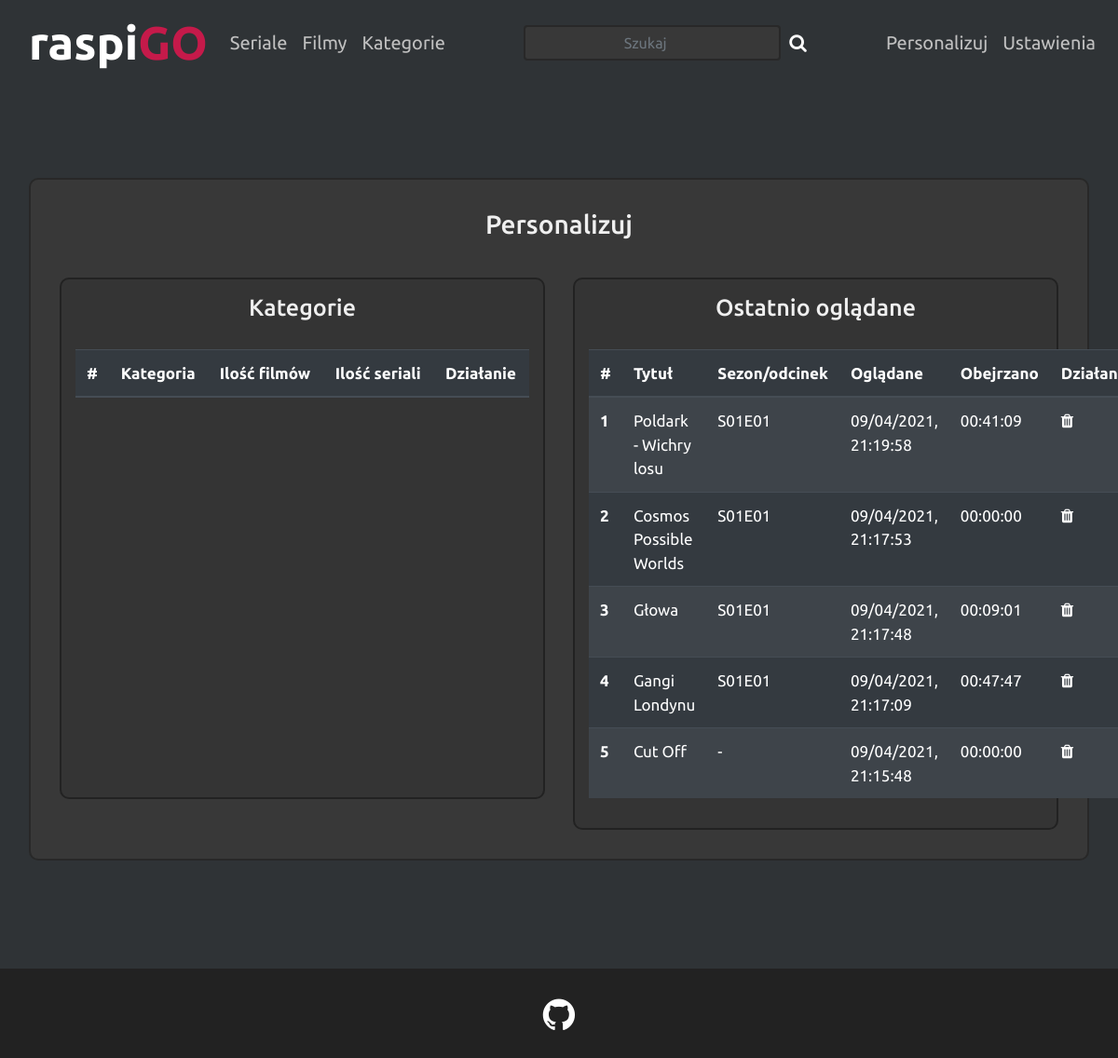
The page /personalization on the database its author committed.
### app/models.py (models this page shows)
class Series(db.Model):
	__tablename__ = 'series'
	id = db.Column(db.Integer, primary_key=True)
	title = db.Column(db.String(80), nullable=False, unique=True)
	added = db.Column(db.DateTime, nullable=False)
	img = db.Column(db.String(30))
	year = db.Column(db.String(11))
	cats = db.relationship('Category', secondary=SeriesCategory,
		backref=db.backref('Series'))
	description = db.Column(db.String(300))
	FWmark = db.Column(db.String(5))
	IMDBmark = db.Column(db.String(5))
	FWlink = db.Column(db.String(100))
	IMDBlink = db.Column(db.String(100))
	seasons = db.relationship('Seasons', backref='series')

class Movie(db.Model):
	__tablename__ = 'movies'
	id = db.Column(db.Integer, primary_key=True)
	title = db.Column(db.String(80), nullable=False, unique=True)
	added = db.Column(db.DateTime, nullable=False)
	img = db.Column(db.String(30))
	year = db.Column(db.String(11))
	cats = db.relationship('Category', secondary=MovieCategory,
		backref=db.backref('Movies'))
	description = db.Column(db.String(300))
	FWmark = db.Column(db.String(5))
	IMDBmark = db.Column(db.String(5))
	FWlink = db.Column(db.String(100))
	IMDBlink = db.Column(db.String(100))

### app/main/views.py (the view)
@main.route('/personalization', methods=['GET', 'POST'])
def user_config():
	form = NewUserForm()
	user = User.query.filter_by(id=session['current_user']).first()
	if form.validate_on_submit():
		user.username = form.name.data
		user.picture = form.pictures.data
		db.session.commit()
	content = []
	if user.movies or user.series:
		elements = user.movies + user.series
		elements.sort(reverse=True, key=(lambda x : x.watching_datetime))
		for element in elements:
			if isinstance(element, UserMovie):
				element.movies.titleAddition = ''
				element.movies.watching_datetime = element.watching_datetime
				element.movies.watched_time = '%.2i:%.2i:%.2i' % (element.watched_time/3600, (element.watched_time%3600)/60, element.watched_time%60)
				content.append(element.movies)
			else:
				element.series.titleAddition = ' S%.2iE%.2i' % (element.season, element.episode)
				element.series.watching_datetime = element.watching_datetime
				element.series.watched_time = '%.2i:%.2i:%.2i' % (element.watched_time/3600, (element.watched_time%3600)/60, element.watched_time%60)
				content.append(element.series)
	return render_template('personalization.html', form=form, categories=user.cats, content=content)

### app/main/forms.py
class NewUserForm(FlaskForm):
	name = StringField('name')
	pictures = RadioField('Label', choices=['man1', 'man2', 'woman1', 'woman2'])
	submit = SubmitField('Utwórz')

class SearchBarForm(FlaskForm):
	submit_value = Markup('<span class="fa fa-search"></span>')
	searchString = StringField()
	submit = SubmitField(submit_value)

### app/main/views.py (called while the page is built)
@main.before_request
def before_request():
	if not current_app.config['ALLOW_USERS']:
		session['current_user'] = 1
	if (session.get('current_user', None) and session['current_user']==1 and current_app.config['ALLOW_USERS']
		and request.path not in ('/', '/config/') and not re.findall('/userlogin/[0-9]', request.path)):
		flash('Wybierz konto użytkownika lub je wyłącz aby kontynuować')
		return redirect(url_for('.index'))

### raspigo.py (called while the page is built)
@app.context_processor
def inject_forms():
    try:
        cur_user = User.query.filter_by(id=session['current_user']).first()
    except:
        cur_user = None
    return dict(sbform=SearchBarForm(), current_user=cur_user)

### app/templates/personalization.html (shortened to what this page needs)
{% extends "base.html" %}
{% block head %}
{{ super() }}
<link rel="stylesheet" href="{{ url_for('static', filename='style/list.css') }}">
<link rel="stylesheet" href="{{ url_for('static', filename='style/personalization.css') }}">
{% endblock %}
{% block content %}
<div class="row section m-sm-3 p-sm-3">
    <div class="col-sm-12 section-header">
      <h3>Personalizuj</h3>
    </div>
    <div class="col-sm-12 col-xl-6">
        <div class="element card card-block ">
        <h4>Kategorie</h4>
        <table class="table table-striped table-dark">
          <thead>
            <tr>
              <th scope="col">#</th>
              <th scope="col">Kategoria</th>
              <th scope="col">Ilość filmów</th>
              <th scope="col">Ilość seriali</th>
              <th scope="col">Działanie</th>
            </tr>
          </thead>
        </table>
        </div>
    </div>
    <div class="col-sm-12 col-xl-6">
        <div class="element card card-block ">
        <h4>Ostatnio oglądane</h4>
        <table class="table table-striped table-dark">
          <thead>
            <tr>
              <th scope="col">#</th>
              <th scope="col">Tytuł</th>
              <th scope="col">Sezon/odcinek</th>
              <th scope="col">Oglądane</th>
              <th scope="col">Obejrzano</th>
              <th scope="col">Działanie</th>
            </tr>
          </thead>
          <tbody>
            {% for i in range(content|length) %}
            <tr>
              <th scope="row">{{ i+1 }}</th>
              <td><a href="{{ url_for('.play', tp=content[i].__tablename__ [0], id = content[i].id) }}" class="link">{{ content[i].title }}</a></td>
              <td>{{ content[i].titleAddition if content[i].__tablename__[0]=='s' else '-' }}</td>
              <td>{{ content[i].watching_datetime.strftime("%d/%m/%Y, %H:%M:%S") }}</td>
              <td>{{ content[i].watched_time }}</td>
              <td><a href="{{ url_for('.delete_last_watched', tp=content[i].__tablename__[0], id=content[i].id, rd='true') }}">
                  <i class="fa fa-trash"></i></a></td>
            </tr>
            {% endfor %}
          </tbody>
        </table>
        </div>
    </div>
</div>
{% endblock %}

### app/static/style/base.css (style rules this page uses)
body { background-color: #2F3336; color: #efefef; font-family: 'Ubuntu', sans-serif; font-size: 17px; overflow-x: hidden; }
.form-control { color: white !important; background-color: #383838; border: 2px solid #282828;; text-align: center; }
.section a { text-decoration: none; color: white; }

### app/static/style/list.css (style rules this page uses)
.section h3 { text-align: center; margin-top: 15px; margin-bottom: 25px; }
.section { background-color: #383838; border: 2px solid #282828; border-radius: 10px; margin-top: 100px !important; }
.element { background-color: #343434; border: 2px solid #222; border-radius: 10px; padding: 15px; padding-bottom: 0px; margin-bottom: 15px; margin-top: 15px; transition: all 0.3s ease-in-out; height: 90%; min-height: fit-content; padding-bottom: 3%; width: 100%; }

### app/static/style/personalization.css (style rules this page uses)
h4 { font-size: 25px; text-align: center; margin-bottom: 30px; }
.fa-trash { color: white; }

### rows shown on the page
Series: title "Poldark - Wichry losu"
Series: title "Cosmos Possible Worlds"
Series: title "Głowa"
Series: title "Gangi Londynu"
Movie: title "Cut Off"

### other values the page prints
{{ i+1 }} "1" "2" "3" "4" "5"
{{ content[i].titleAddition if content[i].__tablename__[0]=='s' else '-' }} "S01E01" "S01E01" "S01E01" "S01E01" "-"
{{ content[i].watching_datetime.strftime("%d/%m/%Y, %H:%M:%S") }} "09/04/2021, 21:19:58" "09/04/2021, 21:17:53" "09/04/2021, 21:17:48" "09/04/2021, 21:17:09" "09/04/2021, 21:15:48"
{{ content[i].watched_time }} "00:41:09" "00:00:00" "00:09:01" "00:47:47" "00:00:00"
